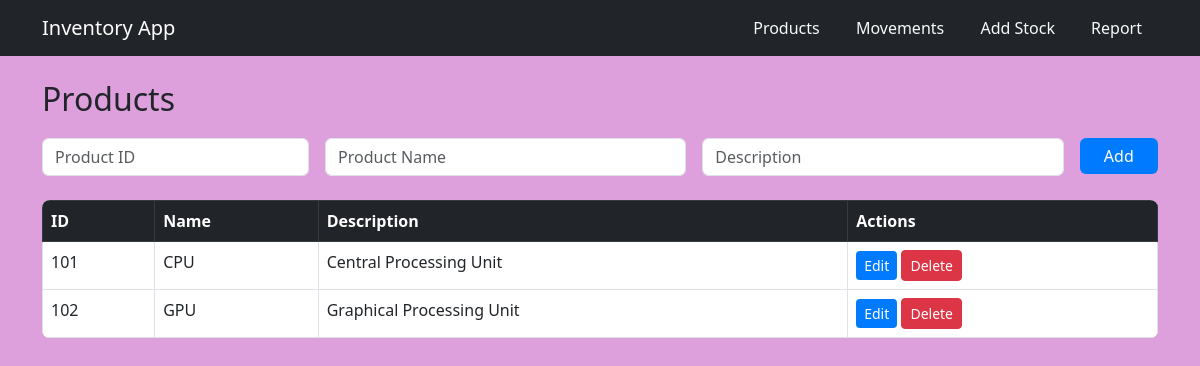
Page /products on the committed database.
### models.py (models this page shows)
class Product(db.Model):
    product_id = db.Column(db.String, primary_key=True)
    name = db.Column(db.String(100), nullable=False)
    description = db.Column(db.String(200))

### app.py (the view, shortened to what this page needs)
@app.route("/products", methods=["GET", "POST"])
def products():
    products = Product.query.all()
    return render_template("products.html", products=products)

### templates/products.html
{% extends "base.html" %}
{% block content %}
<h2>Products</h2>
<form method="POST" class="row g-3 mb-4">
  <div class="col-md-3">
    <input type="text" name="product_id" class="form-control" placeholder="Product ID" required>
  </div>
  <div class="col-md-4">
    <input type="text" name="name" class="form-control" placeholder="Product Name" required>
  </div>
  <div class="col-md-4">
    <input type="text" name="description" class="form-control" placeholder="Description">
  </div>
  <div class="col-md-1">
    <button class="btn btn-primary w-100">Add</button>
  </div>
</form>
<table class="table table-bordered">
  <thead class="table-dark">
    <tr><th>ID</th><th>Name</th><th>Description</th><th>Actions</th></tr>
  </thead>
  <tbody>
    {% for p in products %}
    <tr>
      <td>{{ p.product_id }}</td>
      <td>{{ p.name }}</td>
      <td>{{ p.description }}</td>
      <td>
        <a href="{{ url_for('edit_product', pid=p.product_id) }}" class="btn btn-sm btn-primary">Edit</a>
        <a href="{{ url_for('delete_product', pid=p.product_id) }}" class="btn btn-sm btn-danger">Delete</a>
      </td>
    </tr>
    {% endfor %}
  </tbody>
</table>
{% endblock %}

### static/style.css (style rules this page uses)
body { background-color: plum; }
h2 { margin-bottom: 20px; }
.table { background: white; border-radius: 8px; overflow: hidden; }
.btn-primary { background-color: #007bff; border: none; }

### rows in the picture
Product: product_id "101", name "CPU", description "Central Processing Unit"
Product: product_id "102", name "GPU", description "Graphical Processing Unit"
